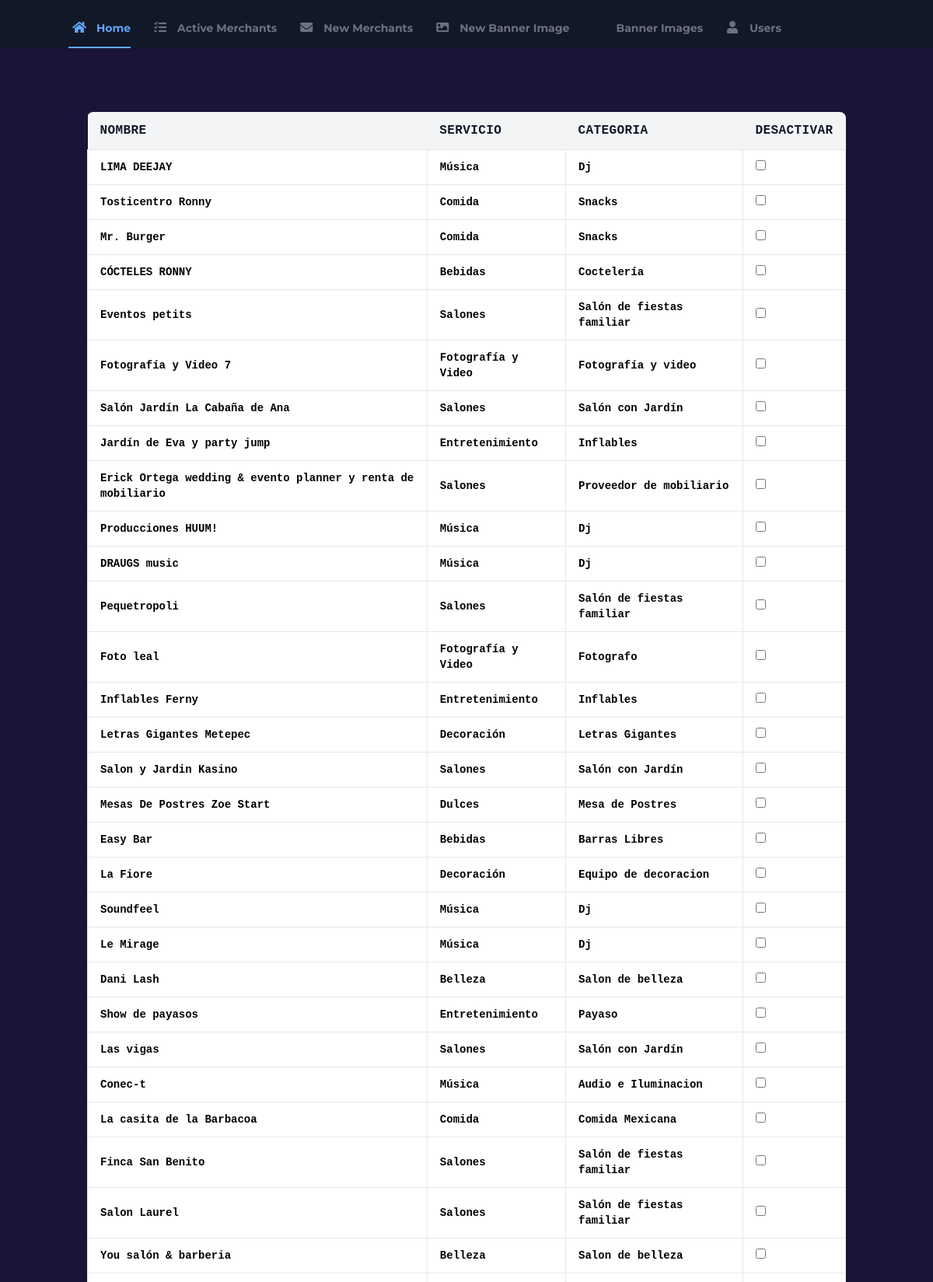
/pag/aMerchants.php (upper part), run on the app's committed database.
### tables this page shows
CREATE TABLE `tblnegocios` (
  `IdNegocio` int(11) NOT NULL,
  `IdCategoria` int(11) NOT NULL,
  `IdServicio` int(11) NOT NULL,
  `IdEstatus` int(11) NOT NULL,
  `Nombre` varchar(255) NOT NULL,
  `Descripcion` varchar(255) NOT NULL,
  `Direccion` varchar(255) NOT NULL,
  `Telefono` bigint(20) NOT NULL,
  `Whatsapp` bigint(20) NOT NULL,
  `Facebook` varchar(255) NOT NULL,
  `Instagram` varchar(255) NOT NULL,
  `Correo` varchar(255) NOT NULL,
  `fecha` date DEFAULT NULL,
  `IdEstado` int(11) NOT NULL,
  `IdMunicipio` int(11) NOT NULL
);

CREATE TABLE `tblservicios` (
  `IdServicio` int(11) NOT NULL,
  `Descripcion` varchar(255) NOT NULL
);

CREATE TABLE `tblcategorias` (
  `IdCategoria` int(11) NOT NULL,
  `Descripcion` varchar(255) NOT NULL
);

### pag/aMerchants.php (the view, shortened to what this page needs)
<?php
include ('conexion.php');
?>
<!DOCTYPE html>
<html lang="en">
<head>
    <link rel="stylesheet" href="https://use.fontawesome.com/releases/v5.3.1/css/all.css">
    <script src="https://cdn.tailwindcss.com"></script>
    <link rel="stylesheet" href="../css/style.css">
</head>
<body>
    <?php
    if ($_SESSION["IdNegocio"] == 0) {
        ?>
        <nav id="header" class="bg-gray-900 fixed w-full z-10 top-0 shadow">
            <div class="w-full container mx-auto flex flex-wrap items-center mt-0 pt-3 pb-3 md:pb-0">
                <div class="w-full flex-grow lg:flex lg:items-center lg:w-auto hidden lg:block mt-2 lg:mt-0 bg-gray-900 z-20" id="nav-content">
                    <ul class="list-reset lg:flex flex-1 items-center px-4 md:px-0">
                        <li class="mr-6 my-2 md:my-0">
                            <a href="dashboard.php" class="block py-1 md:py-3 pl-1 align-middle text-blue-400 no-underline hover:text-gray-100 border-b-2 border-blue-400 hover:border-blue-400">
                                <i class="fas fa-home fa-fw mr-3 text-blue-400"></i><span class="pb-1 md:pb-0 text-sm">Home</span>
                            </a>
                        </li>
                        <li class="mr-6 my-2 md:my-0">
                            <a href="aMerchants.php" class="block py-1 md:py-3 pl-1 align-middle text-gray-500 no-underline hover:text-gray-100 border-b-2 border-gray-900  hover:border-pink-400">
                                <i class="fas fa-tasks fa-fw mr-3"></i><span class="pb-1 md:pb-0 text-sm">Active Merchants</span>
                            </a>
                        </li>
                        <li class="mr-6 my-2 md:my-0">
                            <a href="nMerchants.php" class="block py-1 md:py-3 pl-1 align-middle text-gray-500 no-underline hover:text-gray-100 border-b-2 border-gray-900  hover:border-purple-400">
                                <i class="fa fa-envelope fa-fw mr-3"></i><span class="pb-1 md:pb-0 text-sm">New Merchants</span>
                            </a>
                        </li>
                        <li class="mr-6 my-2 md:my-0">
                            <a href="nBanner.php" class="block py-1 md:py-3 pl-1 align-middle text-gray-500 no-underline hover:text-gray-100 border-b-2 border-gray-900  hover:border-purple-400">
                                <i class="fa fa-image fa-fw mr-3"></i><span class="pb-1 md:pb-0 text-sm">New Banner Image</span>
                            </a>
                        </li>
                        <li class="mr-6 my-2 md:my-0">
                            <a href="aBanner.php" class="block py-1 md:py-3 pl-1 align-middle text-gray-500 no-underline hover:text-gray-100 border-b-2 border-gray-900  hover:border-purple-400">
                                <i class="fa fa-pencil fa-fw mr-3"></i><span class="pb-1 md:pb-0 text-sm">Banner Images</span>
                            </a>
                        </li>
                        <li class="mr-6 my-2 md:my-0">
                            <a href="showUsers.php" class="block py-1 md:py-3 pl-1 align-middle text-gray-500 no-underline hover:text-gray-100 border-b-2 border-gray-900  hover:border-purple-400">
                                <i class="fa fa-user fa-fw mr-3"></i><span class="pb-1 md:pb-0 text-sm">Users</span>
                            </a>
                        </li>
                    </ul>
                </div>
            </div>
        </nav>
        <br><br><br><br><br>
        <form method='post' enctype='multipart/form-data' action='./procesaMerchants.php' name='principal'>
            <section class="container mx-auto p-6 font-mono">
                <div class="w-full mb-8 overflow-hidden rounded-lg shadow-lg">
                    <div class="w-full overflow-x-auto">
                        <table class="w-full">
                            <thead>
                            <tr class="text-md font-semibold tracking-wide text-left text-gray-900 bg-gray-100 uppercase border-b border-gray-600">
                                <th class="px-4 py-3">Nombre</th>
                                <th class="px-4 py-3">Servicio</th>
                                <th class="px-4 py-3">Categoria</th>
                                <th class="px-4 py-3">Desactivar</th>
                            </tr>
                            </thead>
                            <tbody class="bg-white">
                                <?php
                                    $query = "select IdNegocio, nombre, s.Descripcion, c.Descripcion from tblnegocios n, tblservicios s,
                                    tblcategorias c where n.IdServicio = s.IdServicio and n.IdCategoria = c.IdCategoria and IdEstatus=1";
                                    $result = mysqli_query($conn, $query);
                                    while ($row = mysqli_fetch_row($result)){
                                        echo "<tr><td class = 'px-4 py-3 text-sm border'> <p class = 'font-semibold text-black'>".$row[1]."</p></td> \n";
                                        echo "<td class = 'px-4 py-3 text-sm border'> <p class = 'font-semibold text-black'>".$row[2]."</p></td> \n";
                                        echo "<td class = 'px-4 py-3 text-sm border'> <p class = 'font-semibold text-black'>".$row[3]."</p></td> \n";
                                        echo "<td class = 'px-4 py-3 text-sm border'><input type='checkbox' name='chk[]' value='".$row[0]."'></td></tr>";
                                    }
                                ?>
                            </tbody>
                        </table>
                    </div>
                </div>
            </section>
        </form>
        <?php
    }else{
        echo "<h1>NO TIENES PERMITIDO EL ACCESO</h1>";
    }
    ?>
</body>
</html>

### css/style.css (style rules this page uses)
html, body { height: 100%; font-weight: 800; }
body { background: #1B1438; font-family: 'Montserrat'; }
a, h6 { font-family: 'Montserrat'; font-weight: bold; }
h1,h2,h3,h4,h5,h6,a,p, label, ul, li { color: white; }

### data on the page
tblnegocios: Nombre "LIMA DEEJAY", IdServicio.Descripcion "Música", IdCategoria.Descripcion "Dj"
tblnegocios: Nombre "Tosticentro Ronny", IdServicio.Descripcion "Comida", IdCategoria.Descripcion "Snacks"
tblnegocios: Nombre "Mr. Burger", IdServicio.Descripcion "Comida", IdCategoria.Descripcion "Snacks"
tblnegocios: Nombre "CÓCTELES RONNY", IdServicio.Descripcion "Bebidas", IdCategoria.Descripcion "Coctelería"
tblnegocios: Nombre "Eventos petits", IdServicio.Descripcion "Salones", IdCategoria.Descripcion "Salón de fiestas familiar"
tblnegocios: Nombre "Fotografía y Video 7", IdServicio.Descripcion "Fotografía y Video", IdCategoria.Descripcion "Fotografía y video"
tblnegocios: Nombre "Salón Jardín La Cabaña de Ana", IdServicio.Descripcion "Salones", IdCategoria.Descripcion "Salón con Jardín"
tblnegocios: Nombre "Jardín de Eva y party jump", IdServicio.Descripcion "Entretenimiento", IdCategoria.Descripcion "Inflables"
tblnegocios: Nombre "Erick Ortega wedding & evento planner y renta de mobiliario", IdServicio.Descripcion "Salones", IdCategoria.Descripcion "Proveedor de mobiliario"
tblnegocios: Nombre "Producciones HUUM!", IdServicio.Descripcion "Música", IdCategoria.Descripcion "Dj"
tblnegocios: Nombre "DRAUGS music", IdServicio.Descripcion "Música", IdCategoria.Descripcion "Dj"
tblnegocios: Nombre "Pequetropoli", IdServicio.Descripcion "Salones", IdCategoria.Descripcion "Salón de fiestas familiar"
tblnegocios: Nombre "Foto leal", IdServicio.Descripcion "Fotografía y Video", IdCategoria.Descripcion "Fotografo"
tblnegocios: Nombre "Inflables Ferny", IdServicio.Descripcion "Entretenimiento", IdCategoria.Descripcion "Inflables"
tblnegocios: Nombre "Letras Gigantes Metepec", IdServicio.Descripcion "Decoración", IdCategoria.Descripcion "Letras Gigantes"
tblnegocios: Nombre "Salon y Jardin Kasino", IdServicio.Descripcion "Salones", IdCategoria.Descripcion "Salón con Jardín"
tblnegocios: Nombre "Mesas De Postres Zoe Start", IdServicio.Descripcion "Dulces", IdCategoria.Descripcion "Mesa de Postres"
tblnegocios: Nombre "Easy Bar", IdServicio.Descripcion "Bebidas", IdCategoria.Descripcion "Barras Libres"
tblnegocios: Nombre "La Fiore", IdServicio.Descripcion "Decoración", IdCategoria.Descripcion "Equipo de decoracion"
tblnegocios: Nombre "Soundfeel", IdServicio.Descripcion "Música", IdCategoria.Descripcion "Dj"
tblnegocios: Nombre "Le Mirage", IdServicio.Descripcion "Música", IdCategoria.Descripcion "Dj"
tblnegocios: Nombre "Dani Lash", IdServicio.Descripcion "Belleza", IdCategoria.Descripcion "Salon de belleza"
tblnegocios: Nombre "Show de payasos", IdServicio.Descripcion "Entretenimiento", IdCategoria.Descripcion "Payaso"
tblnegocios: Nombre "Las vigas", IdServicio.Descripcion "Salones", IdCategoria.Descripcion "Salón con Jardín"
tblnegocios: Nombre "Conec-t", IdServicio.Descripcion "Música", IdCategoria.Descripcion "Audio e Iluminacion"
tblnegocios: Nombre "La casita de la Barbacoa", IdServicio.Descripcion "Comida", IdCategoria.Descripcion "Comida Mexicana"
tblnegocios: Nombre "Finca San Benito", IdServicio.Descripcion "Salones", IdCategoria.Descripcion "Salón de fiestas familiar"
tblnegocios: Nombre "Salon Laurel", IdServicio.Descripcion "Salones", IdCategoria.Descripcion "Salón de fiestas familiar"
tblnegocios: Nombre "You salón & barberia", IdServicio.Descripcion "Belleza", IdCategoria.Descripcion "Salon de belleza"
